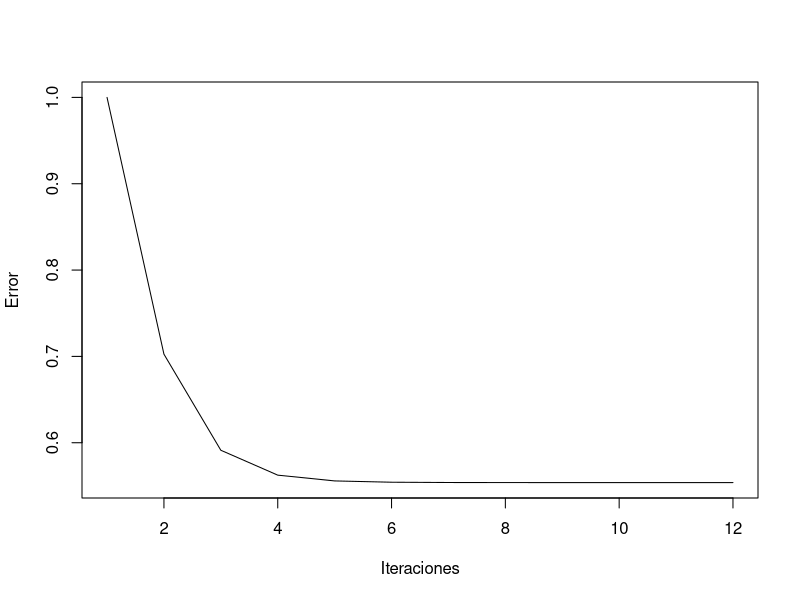
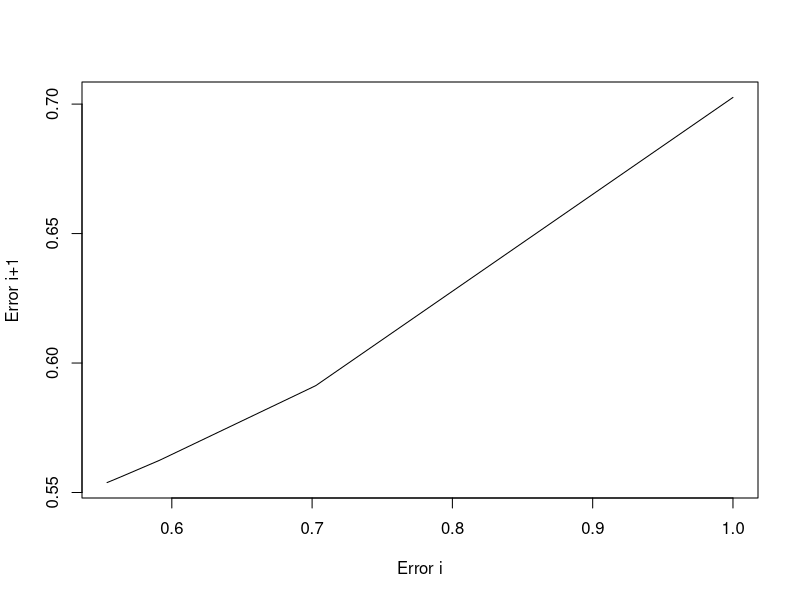

These figures' R source, in order:
FalsaPos= function(f, x0, x1, maxiter, tol)
{
  f0 = f(x0)
  f1 = f(x1)
  Iteraciones = c()
  Errores = c()
  Errori = c()
  Errorj = c()
  i = 1
  last = x1
  cat(formatC(c("i","x_i","f(x)","Error est."), width = -15, format = "f", flag = " "),"\n")
  while(i <= maxiter)
  {
    x2 =(x0*f1-x1*f0)/(f1-f0)
    f2 = f(x2)
    if(abs(f2)<= tol)
    {
      break
    }
    Iteraciones = c(Iteraciones, i)
    Error = abs(x1 - x0)
    Errores = c(Errores, Error)
    if(sign(f2) == sign(f0))
    {
      x0 = x2
      last = x2
      f0 = f2
    }
    else
    {
      x1 = x2
      last = x2
      f1 = f2
    }
    cat(formatC( c(i,x2,f(x2),Error), digits = 8, width = -15, format = "f", flag = " "), "\n")
    i = i+1
  }
  cat("Cero de funcion: ", x2, ", error <=", abs(x2 - last), ", iteraciones: ", i)
  plot(Iteraciones,Errores, type = "l", xlab = "Iteraciones",ylab="Error")
  #Errores Ei vs Ei+1
  for(b in 1:i){
    if(b!=i){
      Errori[b]=Errores[b]
      Errorj[b]=Errores[b+1]  
    }
  }
  plot(Errori,Errorj, type = "l", xlab = "Error i",ylab="Error i+1")
}
##--- Pruebas
f = function(x) exp(x)-pi*x;
FalsaPos(f,0,1,1000,1e-8)
